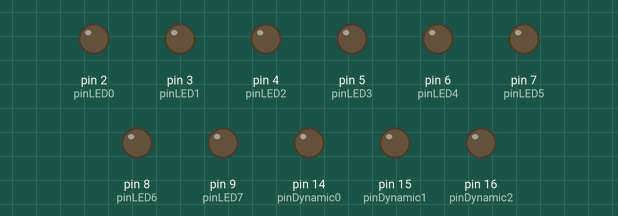
This sketch was run on a simulated Arduino Uno, built with avr-gcc and run on an emulated ATmega328P. Parts: output pins drawn as LEDs (lit = HIGH).

Above: at 0.1 s.
At 0.85 s:
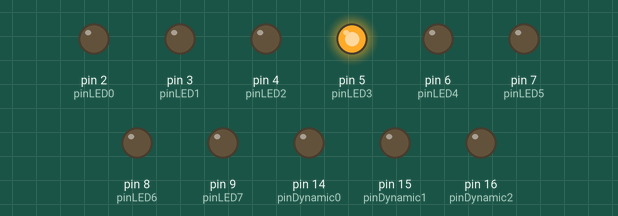
At 1.45 s:
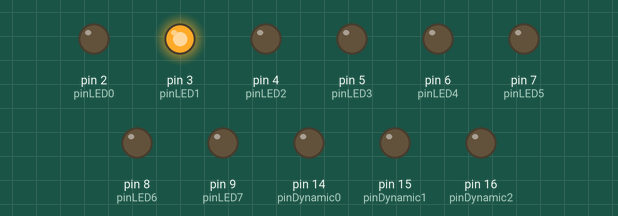
At 2.65 s:
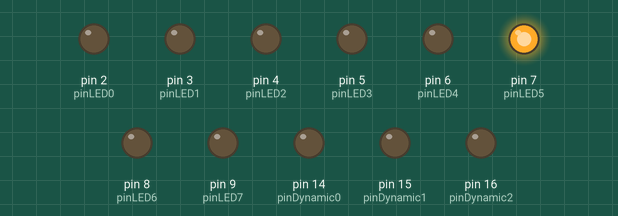
At 4.15 s:
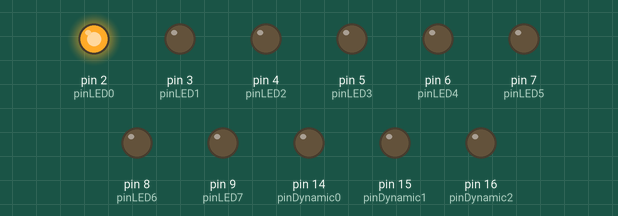
At 5.35 s:
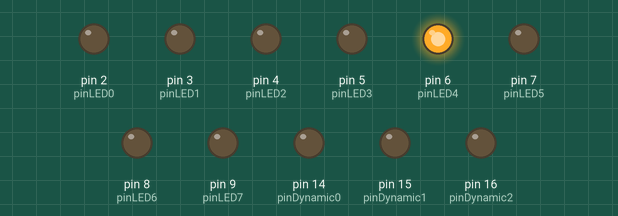
Timing chart, 0 to 5.7 s (numbered marks = the images above):
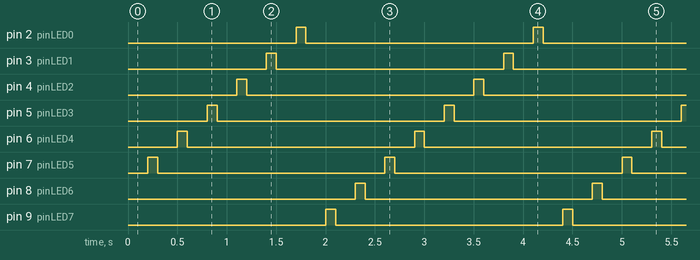

The sketch:

verseWriterDynamic.ino
```cpp
int pinLED0 = 2;
int pinLED1 = 3;
int pinLED2 = 4;
int pinLED3 = 5;
int pinLED4 = 6;
int pinLED5 = 7;
int pinLED6 = 8;
int pinLED7 = 9;

int pinDynamic0 = 14;
int pinDynamic1 = 15;
int pinDynamic2 = 16;

int pinHole = 19;

int time = 100;

bool yonple[580] ={};
int pos = 0;
void setup()
{


  for(int i=0;i<24;i++){
    for(int j=0;j<24;j++){
      if(j==i)yonple[i*24+j]=1;
      else yonple[i*24+j]=0;
    }
  }

  pinMode(pinLED0, OUTPUT);
  pinMode(pinLED1, OUTPUT);
  pinMode(pinLED2, OUTPUT);
  pinMode(pinLED3, OUTPUT);
  pinMode(pinLED4, OUTPUT);
  pinMode(pinLED5, OUTPUT);
  pinMode(pinLED6, OUTPUT);
  pinMode(pinLED7, OUTPUT);

  pinMode(pinDynamic0, OUTPUT);
  pinMode(pinDynamic1, OUTPUT);
  pinMode(pinDynamic2, OUTPUT);

  pinMode(pinHole, INPUT);


}

void sample(bool *ptr)
{
  int test =1;
  for(int i=0;i<3;i++){

    //PORTC = PORTC & 0xF8 | (0x01 << i) ;
    //PORTC = (0x07 & (i<<1));

    int d = 0;
    int b = 0;
    for(int j=0;j<8;j++){
      d = (d<<1)|((*(ptr+ j*3+i))?1:0);
      b = (b<<1)|((*(ptr+ j*3+i))?1:0);
    }


    PORTD=(PORTD & 0x03) | (d & 0xFC);
    PORTB=(PORTB & 0xFC) | (b & 0x03);
  }
}

void loop() {
  // put your main code here, to run repeatedly:


  sample(yonple+24*pos);
  delay(100);
  pos+=1;
  if(pos==24)pos=0;

}
```

Measured:
- by itself, pin 2 (pinLED0), pin 3 (pinLED1), pin 4 (pinLED2), pin 5 (pinLED3), pin 6 (pinLED4), pin 7 (pinLED5), pin 8 (pinLED6), pin 9 (pinLED7): alternates HIGH for 0.10 s and LOW for 2.3 s
- by itself, everything shown: repeats every 2.4 s, in 16 steps
